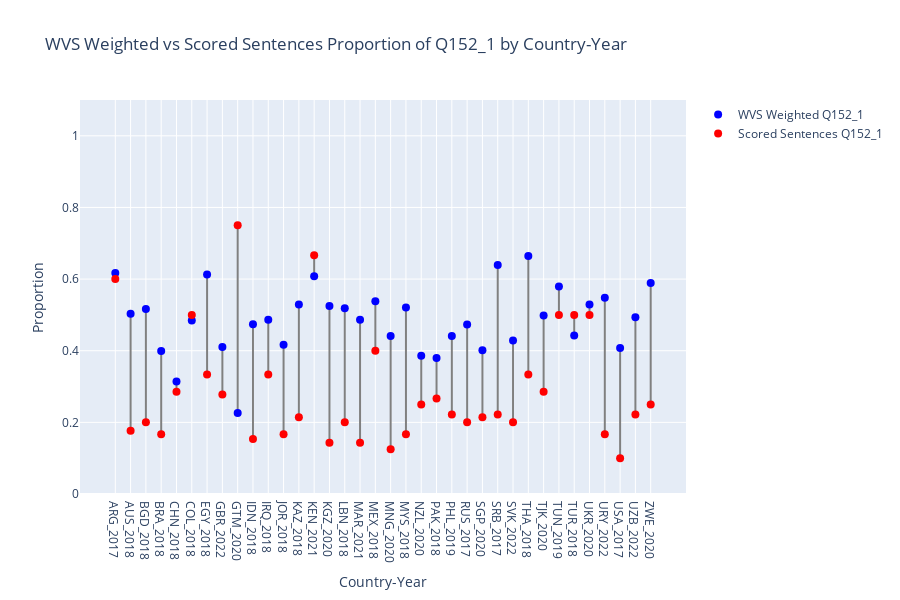

Notebook source saved alongside this figure:
### Code cell
## (Visualization -III) ##

# This script compares proportions of a specific Q152 survey response between scored sentences and WVS data at the country-year level.
# It aggregates sentence counts and computes proportions per country-year in the scored predictions.
# It filters the WVS data to matching country-year pairs and computes weighted response proportions using survey weights.
# The code then merges both datasets and visualizes their proportions with connecting lines to compare distributions.
# The plot uses country-year labels on the x-axis and proportion values on the y-axis, with vertical lines visually highlighting differences between WVS survey and scored sentence proportions.
# Finally, it calculates and prints the Pearson correlation between the weighted WVS proportions and scored sentence proportions.

%run visualize_prop_diffs.py

### Figure 1 — Plotly figure (JSON) as saved in the notebook; plotly's stock layout.template omitted (floating-point values rounded to 4 significant figures)
{"data": [{"hoverinfo": "skip", "line": {"color": "gray"}, "mode": "lines", "showlegend": false, "type": "scatter", "x": ["ARG_2017", "ARG_2017"], "y": [0.6171, 0.6]}, {"hoverinfo": "skip", "line": {"color": "gray"}, "mode": "lines", "showlegend": false, "type": "scatter", "x": ["AUS_2018", "AUS_2018"], "y": [0.503, 0.1765]}, {"hoverinfo": "skip", "line": {"color": "gray"}, "mode": "lines", "showlegend": false, "type": "scatter", "x": ["BGD_2018", "BGD_2018"], "y": [0.5167, 0.2]}, {"hoverinfo": "skip", "line": {"color": "gray"}, "mode": "lines", "showlegend": false, "type": "scatter", "x": ["BRA_2018", "BRA_2018"], "y": [0.399, 0.1667]}, {"hoverinfo": "skip", "line": {"color": "gray"}, "mode": "lines", "showlegend": false, "type": "scatter", "x": ["CHN_2018", "CHN_2018"], "y": [0.3142, 0.2857]}, {"hoverinfo": "skip", "line": {"color": "gray"}, "mode": "lines", "showlegend": false, "type": "scatter", "x": ["COL_2018", "COL_2018"], "y": [0.4842, 0.5]}, {"hoverinfo": "skip", "line": {"color": "gray"}, "mode": "lines", "showlegend": false, "type": "scatter", "x": ["EGY_2018", "EGY_2018"], "y": [0.6125, 0.3333]}, {"hoverinfo": "skip", "line": {"color": "gray"}, "mode": "lines", "showlegend": false, "type": "scatter", "x": ["GBR_2022", "GBR_2022"], "y": [0.4101, 0.2778]}, {"hoverinfo": "skip", "line": {"color": "gray"}, "mode": "lines", "showlegend": false, "type": "scatter", "x": ["GTM_2020", "GTM_2020"], "y": [0.2262, 0.75]}, {"hoverinfo": "skip", "line": {"color": "gray"}, "mode": "lines", "showlegend": false, "type": "scatter", "x": ["IDN_2018", "IDN_2018"], "y": [0.4738, 0.1538]}, {"hoverinfo": "skip", "line": {"color": "gray"}, "mode": "lines", "showlegend": false, "type": "scatter", "x": ["IRQ_2018", "IRQ_2018"], "y": [0.4867, 0.3333]}, {"hoverinfo": "skip", "line": {"color": "gray"}, "mode": "lines", "showlegend": false, "type": "scatter", "x": ["JOR_2018", "JOR_2018"], "y": [0.4165, 0.1667]}, {"hoverinfo": "skip", "line": {"color": "gray"}, "mode": "lines", "showlegend": false, "type": "scatter", "x": ["KAZ_2018", "KAZ_2018"], "y": [0.529, 0.2143]}, {"hoverinfo": "skip", "line": {"color": "gray"}, "mode": "lines", "showlegend": false, "type": "scatter", "x": ["KEN_2021", "KEN_2021"], "y": [0.6082, 0.6667]}, {"hoverinfo": "skip", "line": {"color": "gray"}, "mode": "lines", "showlegend": false, "type": "scatter", "x": ["KGZ_2020", "KGZ_2020"], "y": [0.525, 0.1429]}, {"hoverinfo": "skip", "line": {"color": "gray"}, "mode": "lines", "showlegend": false, "type": "scatter", "x": ["LBN_2018", "LBN_2018"], "y": [0.5183, 0.2]}, {"hoverinfo": "skip", "line": {"color": "gray"}, "mode": "lines", "showlegend": false, "type": "scatter", "x": ["MAR_2021", "MAR_2021"], "y": [0.4867, 0.1429]}, {"hoverinfo": "skip", "line": {"color": "gray"}, "mode": "lines", "showlegend": false, "type": "scatter", "x": ["MEX_2018", "MEX_2018"], "y": [0.5382, 0.4]}, {"hoverinfo": "skip", "line": {"color": "gray"}, "mode": "lines", "showlegend": false, "type": "scatter", "x": ["MNG_2020", "MNG_2020"], "y": [0.4414, 0.125]}, {"hoverinfo": "skip", "line": {"color": "gray"}, "mode": "lines", "showlegend": false, "type": "scatter", "x": ["MYS_2018", "MYS_2018"], "y": [0.5209, 0.1667]}, {"hoverinfo": "skip", "line": {"color": "gray"}, "mode": "lines", "showlegend": false, "type": "scatter", "x": ["NZL_2020", "NZL_2020"], "y": [0.386, 0.25]}, {"hoverinfo": "skip", "line": {"color": "gray"}, "mode": "lines", "showlegend": false, "type": "scatter", "x": ["PAK_2018", "PAK_2018"], "y": [0.3794, 0.2667]}, {"hoverinfo": "skip", "line": {"color": "gray"}, "mode": "lines", "showlegend": false, "type": "scatter", "x": ["PHL_2019", "PHL_2019"], "y": [0.4408, 0.2222]}, {"hoverinfo": "skip", "line": {"color": "gray"}, "mode": "lines", "showlegend": false, "type": "scatter", "x": ["RUS_2017", "RUS_2017"], "y": [0.4729, 0.2]}, {"hoverinfo": "skip", "line": {"color": "gray"}, "mode": "lines", "showlegend": false, "type": "scatter", "x": ["SGP_2020", "SGP_2020"], "y": [0.4016, 0.2143]}, {"hoverinfo": "skip", "line": {"color": "gray"}, "mode": "lines", "showlegend": false, "type": "scatter", "x": ["SRB_2017", "SRB_2017"], "y": [0.6396, 0.2222]}, {"hoverinfo": "skip", "line": {"color": "gray"}, "mode": "lines", "showlegend": false, "type": "scatter", "x": ["SVK_2022", "SVK_2022"], "y": [0.4283, 0.2]}, {"hoverinfo": "skip", "line": {"color": "gray"}, "mode": "lines", "showlegend": false, "type": "scatter", "x": ["THA_2018", "THA_2018"], "y": [0.6647, 0.3333]}, {"hoverinfo": "skip", "line": {"color": "gray"}, "mode": "lines", "showlegend": false, "type": "scatter", "x": ["TJK_2020", "TJK_2020"], "y": [0.4983, 0.2857]}, {"hoverinfo": "skip", "line": {"color": "gray"}, "mode": "lines", "showlegend": false, "type": "scatter", "x": ["TUN_2019", "TUN_2019"], "y": [0.5795, 0.5]}, {"hoverinfo": "skip", "line": {"color": "gray"}, "mode": "lines", "showlegend": false, "type": "scatter", "x": ["TUR_2018", "TUR_2018"], "y": [0.4422, 0.5]}, {"hoverinfo": "skip", "line": {"color": "gray"}, "mode": "lines", "showlegend": false, "type": "scatter", "x": ["UKR_2020", "UKR_2020"], "y": [0.5291, 0.5]}, {"hoverinfo": "skip", "line": {"color": "gray"}, "mode": "lines", "showlegend": false, "type": "scatter", "x": ["URY_2022", "URY_2022"], "y": [0.548, 0.1667]}, {"hoverinfo": "skip", "line": {"color": "gray"}, "mode": "lines", "showlegend": false, "type": "scatter", "x": ["USA_2017", "USA_2017"], "y": [0.4076, 0.1]}, {"hoverinfo": "skip", "line": {"color": "gray"}, "mode": "lines", "showlegend": false, "type": "scatter", "x": ["UZB_2022", "UZB_2022"], "y": [0.4936, 0.2222]}, {"hoverinfo": "skip", "line": {"color": "gray"}, "mode": "lines", "showlegend": false, "type": "scatter", "x": ["ZWE_2020", "ZWE_2020"], "y": [0.5893, 0.25]}, {"hovertemplate": "%{x}<br>WVS Weighted Proportion: %{y:.2f}<extra></extra>", "marker": {"color": "blue", "size": 8}, "mode": "markers", "name": "WVS Weighted Q152_1", "type": "scatter", "x": ["ARG_2017", "AUS_2018", "BGD_2018", "BRA_2018", "CHN_2018", "COL_2018", "EGY_2018", "GBR_2022", "GTM_2020", "IDN_2018", "IRQ_2018", "JOR_2018", "KAZ_2018", "KEN_2021", "KGZ_2020", "LBN_2018", "MAR_2021", "MEX_2018", "MNG_2020", "MYS_2018", "NZL_2020", "PAK_2018", "PHL_2019", "RUS_2017", "SGP_2020", "SRB_2017", "SVK_2022", "THA_2018", "TJK_2020", "TUN_2019", "TUR_2018", "UKR_2020", "URY_2022", "USA_2017", "UZB_2022", "ZWE_2020"], "y": [0.6171, 0.503, 0.5167, 0.399, 0.3142, 0.4842, 0.6125, 0.4101, 0.2262, 0.4738, 0.4867, 0.4165, 0.529, 0.6082, 0.525, 0.5183, 0.4867, 0.5382, 0.4414, 0.5209, 0.386, 0.3794, 0.4408, 0.4729, 0.4016, 0.6396, 0.4283, 0.6647, 0.4983, 0.5795, 0.4422, 0.5291, 0.548, 0.4076, 0.4936, 0.5893]}, {"hovertemplate": "%{x}<br>Sentence Proportion: %{y:.2f}<extra></extra>", "marker": {"color": "red", "size": 8}, "mode": "markers", "name": "Scored Sentences Q152_1", "type": "scatter", "x": ["ARG_2017", "AUS_2018", "BGD_2018", "BRA_2018", "CHN_2018", "COL_2018", "EGY_2018", "GBR_2022", "GTM_2020", "IDN_2018", "IRQ_2018", "JOR_2018", "KAZ_2018", "KEN_2021", "KGZ_2020", "LBN_2018", "MAR_2021", "MEX_2018", "MNG_2020", "MYS_2018", "NZL_2020", "PAK_2018", "PHL_2019", "RUS_2017", "SGP_2020", "SRB_2017", "SVK_2022", "THA_2018", "TJK_2020", "TUN_2019", "TUR_2018", "UKR_2020", "URY_2022", "USA_2017", "UZB_2022", "ZWE_2020"], "y": [0.6, 0.1765, 0.2, 0.1667, 0.2857, 0.5, 0.3333, 0.2778, 0.75, 0.1538, 0.3333, 0.1667, 0.2143, 0.6667, 0.1429, 0.2, 0.1429, 0.4, 0.125, 0.1667, 0.25, 0.2667, 0.2222, 0.2, 0.2143, 0.2222, 0.2, 0.3333, 0.2857, 0.5, 0.5, 0.5, 0.1667, 0.1, 0.2222, 0.25]}], "layout": {"height": 600, "hovermode": "x unified", "title": {"text": "WVS Weighted vs Scored Sentences Proportion of Q152_1 by Country-Year"}, "xaxis": {"title": {"text": "Country-Year"}}, "yaxis": {"range": [0, 1.1], "title": {"text": "Proportion"}}}}
